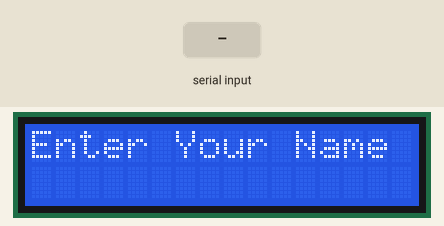
A sketch run on a simulated Arduino Uno, built with avr-gcc and run on an emulated ATmega328P. Shown: 16×2 character LCD. Inputs (shaded band) come from the test bench. What the sketch prints to the serial monitor is not drawn.

Above: at 1.2 s.
1.3 s: "1\n" received over Serial
At 1.8 s:
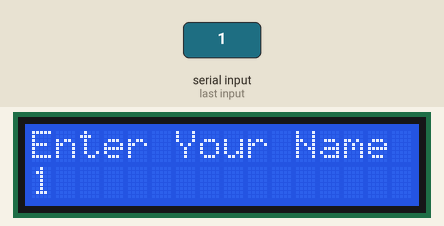
2.8 s: "0\n" received over Serial
At 4.0 s:
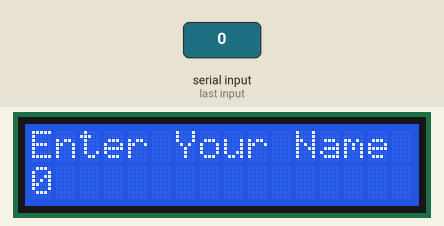
4.3 s: "2\n" received over Serial
At 5.3 s:
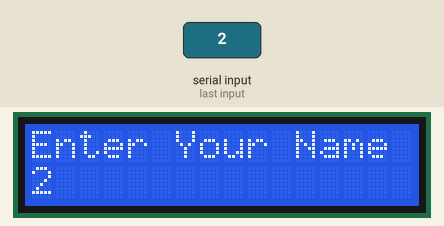
Timing chart, 0 to 7.3 s (numbered marks = the images above; inputs shaded):
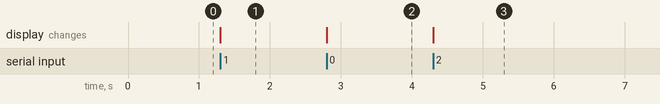

Measured:
- after the input at 1.3 s, the display: changes at once (image 1)
- after the input at 2.8 s, the display: changes at once (image 2)
- after the input at 4.3 s, the display: changes at once (image 3)

The sketch:

inputName.ino
```cpp
#include <LiquidCrystal.h>

// Define the pins connected to the LCD
const int rs = 12, en = 11, d4 = 5, d5 = 4, d6 = 3, d7 = 2;

// Initialize the LiquidCrystal object with the pin configuration
LiquidCrystal lcd(rs, en, d4, d5, d6, d7);

void setup()
{
  // Initialize serial communication at a baud rate of 9600
  Serial.begin(9600);

  // Initialize the LCD with 16 columns and 2 rows
  lcd.begin(16, 2);

  // Print an initial message to the serial monitor
  Serial.println("Enter your name.");

  // Set the cursor to the first column of the first row on the LCD
  lcd.setCursor(0, 0);

  // Display a prompt on the LCD asking for the user's name
  lcd.print("Enter Your Name");
}

// Variable to store a single character received from the serial input
char myChar = 0;

// String to accumulate characters from the serial input
String myString = "";

void loop()
{
  // Check if data is available to read from the serial input
  if (Serial.available())
  {
    // Read the incoming character
    myChar = Serial.read();

    // If the character is not a newline ('\n'), add it to the string
    if (myChar != '\n')
    {
      myString += myChar;
    }
    else
    {
      // If a newline is received, treat it as the end of the input
      // Print the received string to the serial monitor
      Serial.println(myString);

      // Display the received string on the second row of the LCD
      lcd.setCursor(0, 1);
      lcd.print(myString);

      // Clear the string variable for the next input
      myString = "";

      // Print a new prompt to the serial monitor
      Serial.println("");
      Serial.println("Enter your name.");
    }
  }
}
```
